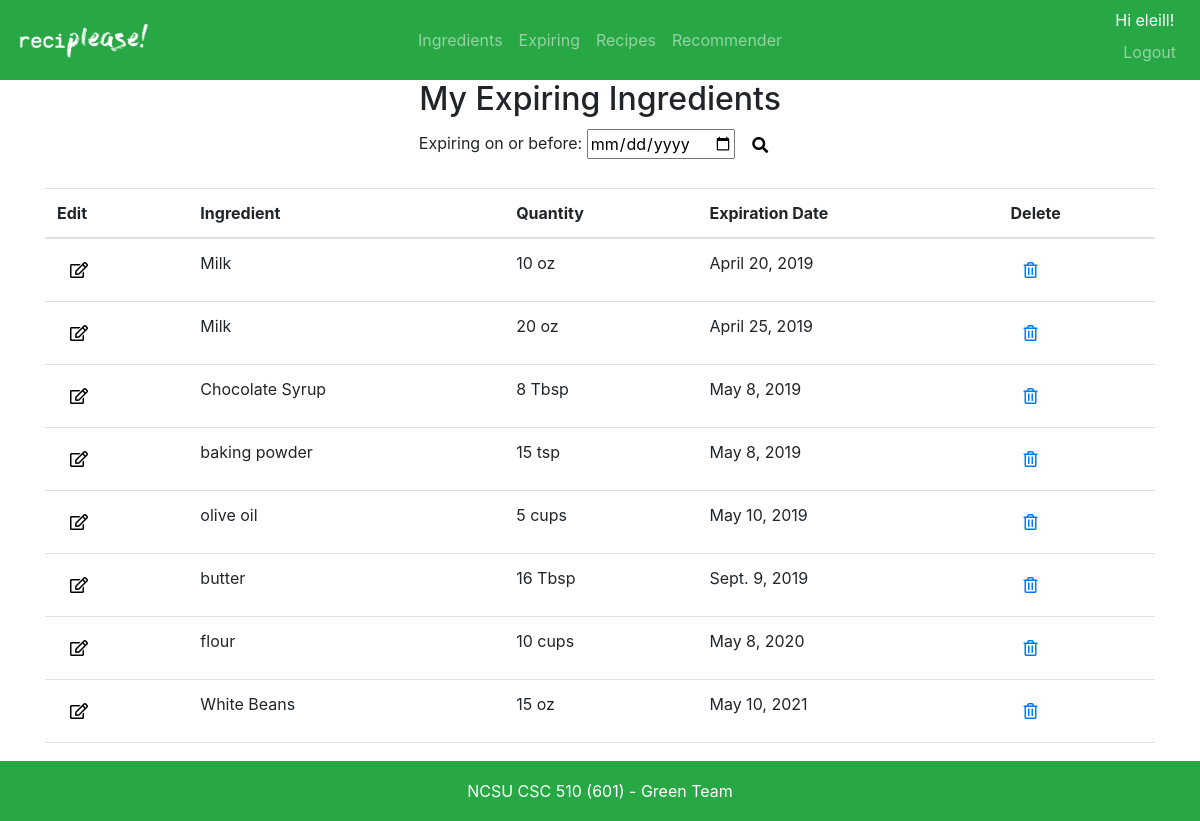
The app's page /ingredients/expiring/ (signed in), older data.
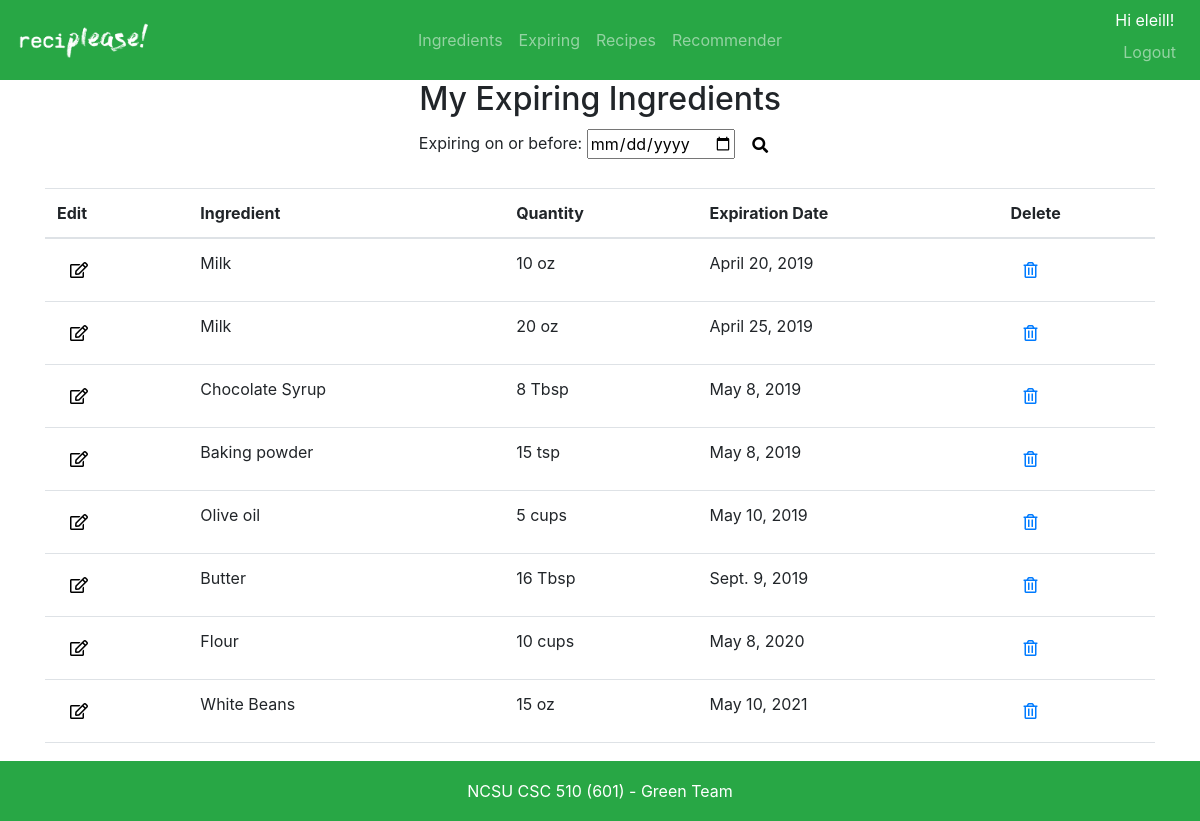
The same page, newer data.
### ingredients/models.py (models this page shows, shortened)
class UserIngredient(models.Model):
    ingredient = models.ForeignKey('Ingredient', on_delete=models.SET_NULL, null=True)
    user =  models.ForeignKey(settings.AUTH_USER_MODEL, on_delete=models.CASCADE)
    quantity = models.PositiveIntegerField()
    exp_date = models.DateField(default=one_month_from_today, blank=True, null=True)

class Ingredient(models.Model):
    name = models.CharField(max_length=200)
    quantity_units = models.CharField(max_length=200) # Type of units for ingredient (oz, lbs, units, etc)
    def __str__(self):
        return self.name

### ingredients/views.py (the view)
# urls.py: path('expiring/', views.expiring_ingredients, name='expiring_user_ingredient_list'),
def expiring_ingredients(request):
    expiring_user_ingredients = UserIngredient.objects.filter(user=request.user).select_related('ingredient').order_by('exp_date') # Get all ingredients for this user
    return render(request, 'ingredients/expiring_user_ingredient_list.html', {'expiring_user_ingredients': expiring_user_ingredients})

### ingredients/templates/ingredients/expiring_user_ingredient_list.html (shortened to what this page needs)
{% extends 'base.html' %}
{% block content %}
<div class="container">
    <h2 align="center">My Expiring Ingredients</h2>
    <form align="center" >
        Expiring on or before:
        <input type="date" id="expiry_date" name="exp_date">
        <button type="button" id="expiry_search" class="btn btn-default" style="background:none">
            <span class="fas fa-search"></span>
        </button>
</form><br>
    <table class="table">
        <thead>
            <tr>
                <th scope="col">Edit</th>
                <th scope="col">Ingredient</th>
                <th scope="col">Quantity</th>
                <th scope="col">Expiration Date</th>
                <th scope="col">Delete</th>
            </tr>
        </thead>
        <tbody id="exp_table">
            {% for user_ingredient in expiring_user_ingredients %}
            <tr >
                <th scope="row">
                    <button type="button"  class="btn btn-default" style="background:none">
                        <span class="far fa-edit"></span>
                    </button>
                </th>
                <td>{{ user_ingredient.ingredient }}</td>
                <td>{{ user_ingredient.quantity }} {{ user_ingredient.ingredient.quantity_units }}</td>
                <td>{{ user_ingredient.exp_date }}</td>
                <td>
                    <button type="button"  class="btn btn-default" style="background:none">
                        <a href="/ingredients/{{ user_ingredient.id }}/delete/"><span class="far fa-trash-alt"></span> </a>
                    </button>
                </td>
            </tr>
            {% endfor %}
        </tbody>
    </table>
</div>
{% endblock %}

Row changes from the older to the newer data that the page shows:
changed through a linked row, UserIngredient "tsp": ingredient "baking powder" → "Baking powder"
changed through a linked row, UserIngredient: ingredient "olive oil" → "Olive oil"
changed through a linked row, UserIngredient: ingredient "butter" → "Butter"
changed through a linked row, UserIngredient: ingredient "flour" → "Flour"
